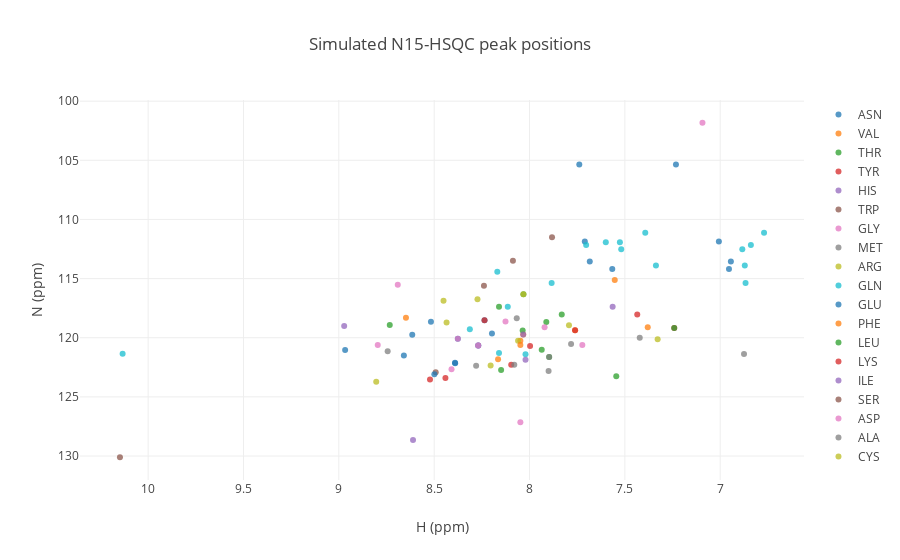

Notebook source saved alongside this figure:
### Markdown cell above
## N<sup>15</sup>-HSQC from BMRB Entry

### Code cell
s.n15hsqc(bmrbid='15060')

### Figure 1 — Plotly figure (JSON) as saved in the notebook; plotly's stock layout.template omitted (floating-point values rounded to 4 significant figures)
{"data": [{"mode": "markers", "name": "ASN", "opacity": 0.75, "text": ["15060-57-ASN-1", "15060-57-ASN-HD21-1", "15060-57-ASN-HD22-1", "15060-81-ASN-1", "15060-81-ASN-HD21-1", "15060-81-ASN-HD22-1", "15060-84-ASN-1", "15060-84-ASN-HD21-1", "15060-84-ASN-HD22-1", "15060-94-ASN-1", "15060-94-ASN-HD21-1", "15060-94-ASN-HD22-1"], "type": "scatter", "x": ["8.390", "7.007", "7.710", "8.517", "7.566", "6.954", "8.967", "7.232", "7.739", "8.376", "7.684", "6.944"], "y": ["122.152", "111.858", "111.858", "118.647", "114.200", "114.200", "121.031", "105.352", "105.352", "120.080", "113.553", "113.553"]}, {"mode": "markers", "name": "VAL", "opacity": 0.75, "text": ["15060-21-VAL-1", "15060-61-VAL-1", "15060-73-VAL-1", "15060-93-VAL-1"], "type": "scatter", "x": ["8.048", "7.380", "7.761", "8.033"], "y": ["120.251", "119.124", "119.359", "119.731"]}, {"mode": "markers", "name": "THR", "opacity": 0.75, "text": ["15060-22-THR-1", "15060-82-THR-1"], "type": "scatter", "x": ["8.032", "8.036"], "y": ["116.327", "119.380"]}, {"mode": "markers", "name": "TYR", "opacity": 0.75, "text": ["15060-45-TYR-1", "15060-49-TYR-1"], "type": "scatter", "x": ["7.241", "7.761"], "y": ["119.170", "119.359"]}, {"mode": "markers", "name": "HIS", "opacity": 0.75, "text": ["15060-65-HIS-1"], "type": "scatter", "x": ["7.564"], "y": ["117.388"]}, {"mode": "markers", "name": "TRP", "opacity": 0.75, "text": ["15060-36-TRP-1", "15060-36-TRP-HE1-1"], "type": "scatter", "x": ["8.492", "10.148"], "y": ["122.912", "130.106"]}, {"mode": "markers", "name": "GLY", "opacity": 0.75, "text": ["15060-41-GLY-1"], "type": "scatter", "x": ["7.093"], "y": ["101.824"]}, {"mode": "markers", "name": "MET", "opacity": 0.75, "text": ["15060-89-MET-1"], "type": "scatter", "x": ["7.782"], "y": ["120.541"]}, {"mode": "markers", "name": "ARG", "opacity": 0.75, "text": ["15060-38-ARG-1", "15060-70-ARG-1", "15060-78-ARG-1", "15060-79-ARG-1", "15060-90-ARG-1", "15060-97-ARG-1"], "type": "scatter", "x": ["8.032", "8.804", "8.060", "7.328", "7.793", "8.204"], "y": ["116.327", "123.728", "120.251", "120.135", "118.950", "122.338"]}, {"mode": "markers", "name": "GLN", "opacity": 0.75, "text": ["15060-25-GLN-1", "15060-25-GLN-HE21-1", "15060-25-GLN-HE22-1", "15060-26-GLN-1", "15060-26-GLN-HE21-1", "15060-26-GLN-HE22-1", "15060-44-GLN-1", "15060-44-GLN-HE21-1", "15060-44-GLN-HE22-1", "15060-47-GLN-1", "15060-47-GLN-HE21-1", "15060-47-GLN-HE22-1", "15060-53-GLN-1", "15060-53-GLN-HE21-1", "15060-53-GLN-HE22-1", "15060-96-GLN-1", "15060-96-GLN-HE21-1", "15060-96-GLN-HE22-1"], "type": "scatter", "x": ["8.021", "7.703", "6.839", "8.313", "7.393", "6.770", "10.134", "7.600", "7.526", "8.114", "7.884", "6.867", "8.169", "7.337", "6.871", "8.160", "7.519", "6.884"], "y": ["121.400", "112.158", "112.158", "119.279", "111.116", "111.116", "121.355", "111.932", "111.932", "117.390", "115.368", "115.368", "114.417", "113.885", "113.885", "121.289", "112.512", "112.512"]}, {"mode": "markers", "name": "GLU", "opacity": 0.75, "text": ["15060-27-GLU-1", "15060-29-GLU-1", "15060-32-GLU-1", "15060-50-GLU-1", "15060-69-GLU-1", "15060-74-GLU-1", "15060-105-GLU-1", "15060-106-GLU-1"], "type": "scatter", "x": ["8.197", "8.269", "8.236", "8.499", "8.659", "8.615", "8.269", "8.391"], "y": ["119.648", "120.647", "118.525", "123.085", "121.494", "119.749", "120.647", "122.119"]}, {"mode": "markers", "name": "PHE", "opacity": 0.75, "text": ["15060-42-PHE-1", "15060-54-PHE-1", "15060-67-PHE-1", "15060-95-PHE-1"], "type": "scatter", "x": ["8.648", "8.165", "7.553", "8.048"], "y": ["118.308", "121.830", "115.112", "120.616"]}, {"mode": "markers", "name": "LEU", "opacity": 0.75, "text": ["15060-20-LEU-1", "15060-37-LEU-1", "15060-48-LEU-1", "15060-68-LEU-1", "15060-72-LEU-1", "15060-76-LEU-1", "15060-80-LEU-1", "15060-83-LEU-1", "15060-91-LEU-1"], "type": "scatter", "x": ["8.149", "8.733", "7.831", "7.545", "7.912", "7.241", "8.160", "7.897", "7.936"], "y": ["122.739", "118.921", "118.032", "123.253", "118.675", "119.170", "117.390", "121.629", "121.017"]}, {"mode": "markers", "name": "LYS", "opacity": 0.75, "text": ["15060-31-LYS-1", "15060-62-LYS-1", "15060-63-LYS-1", "15060-85-LYS-1", "15060-98-LYS-1", "15060-99-LYS-1"], "type": "scatter", "x": ["7.997", "8.236", "7.435", "8.096", "8.441", "8.522"], "y": ["120.697", "118.525", "118.030", "122.287", "123.396", "123.539"]}, {"mode": "markers", "name": "ILE", "opacity": 0.75, "text": ["15060-24-ILE-1", "15060-28-ILE-1", "15060-56-ILE-1", "15060-58-ILE-1"], "type": "scatter", "x": ["8.033", "8.021", "8.972", "8.611"], "y": ["119.731", "121.869", "119.002", "128.642"]}, {"mode": "markers", "name": "SER", "opacity": 0.75, "text": ["15060-52-SER-1", "15060-88-SER-1", "15060-103-SER-1"], "type": "scatter", "x": ["7.882", "8.087", "8.239"], "y": ["111.515", "113.499", "115.602"]}, {"mode": "markers", "name": "ASP", "opacity": 0.75, "text": ["15060-35-ASP-1", "15060-51-ASP-1", "15060-64-ASP-1", "15060-66-ASP-1", "15060-71-ASP-1", "15060-92-ASP-1", "15060-101-ASP-1", "15060-102-ASP-1", "15060-104-ASP-1", "15060-107-ASP-1"], "type": "scatter", "x": ["8.796", "8.126", "7.921", "7.723", "8.691", "8.269", "8.269", "8.376", "8.409", "8.048"], "y": ["120.621", "118.623", "119.109", "120.613", "115.520", "120.647", "120.647", "120.080", "122.658", "127.146"]}, {"mode": "markers", "name": "ALA", "opacity": 0.75, "text": ["15060-30-ALA-1", "15060-33-ALA-1", "15060-39-ALA-1", "15060-40-ALA-1", "15060-46-ALA-1", "15060-59-ALA-1", "15060-60-ALA-1", "15060-87-ALA-1"], "type": "scatter", "x": ["8.280", "7.897", "7.900", "8.067", "6.875", "8.080", "7.422", "8.744"], "y": ["122.373", "121.629", "122.812", "118.343", "121.385", "122.287", "119.996", "121.138"]}, {"mode": "markers", "name": "CYS", "opacity": 0.75, "text": ["15060-34-CYS-1", "15060-77-CYS-1", "15060-86-CYS-1"], "type": "scatter", "x": ["8.451", "8.273", "8.435"], "y": ["116.884", "116.751", "118.712"]}], "layout": {"hovermode": "closest", "showlegend": true, "title": "Simulated N15-HSQC peak positions", "xaxis": {"autorange": "reversed", "title": "H (ppm)"}, "yaxis": {"autorange": "reversed", "title": "N (ppm)"}}}
